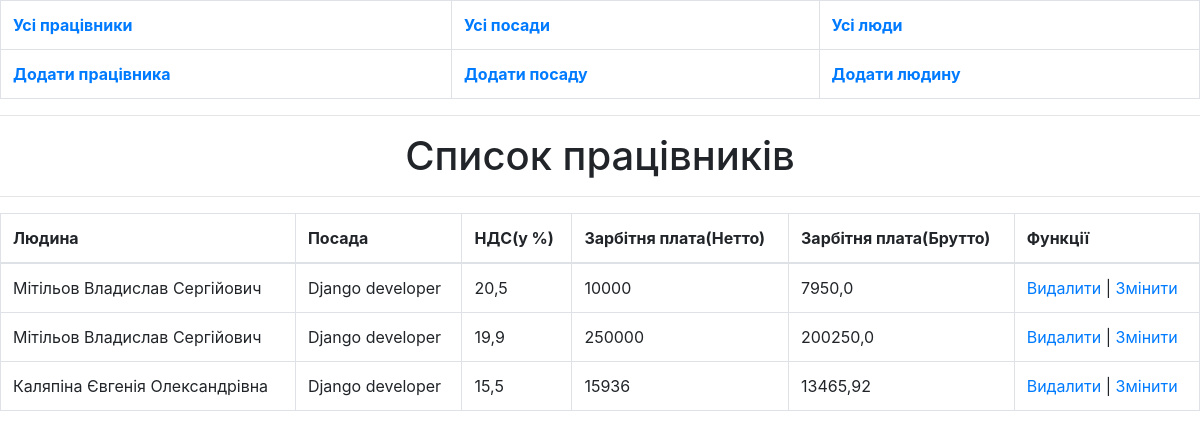
/employee/, run on an earlier commit of the app's database.
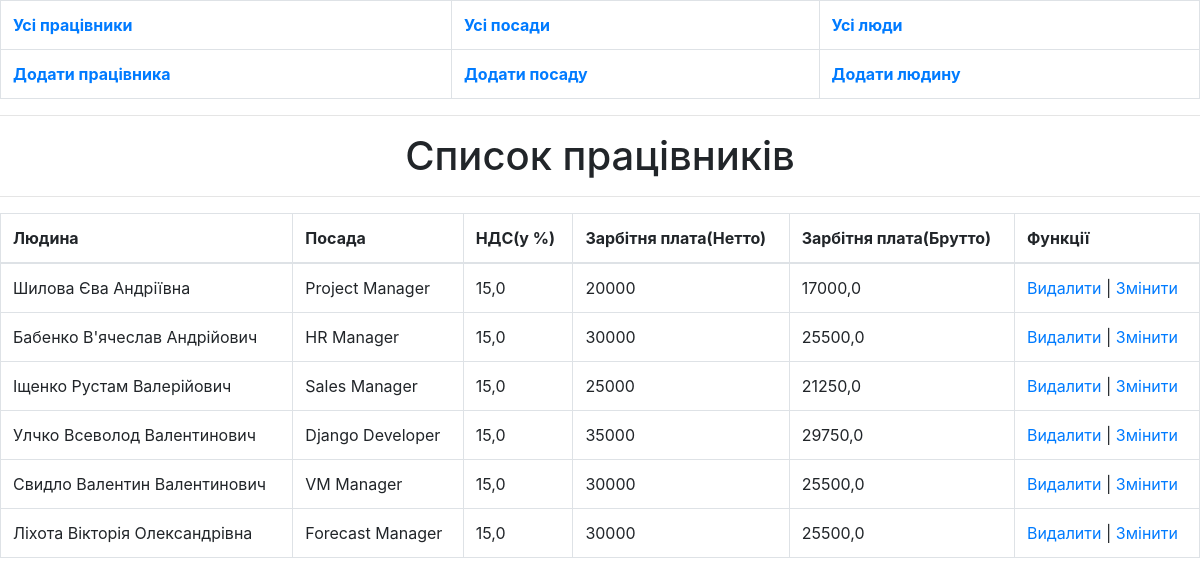
And on a later commit of the database.
### employee/models.py (models this page shows, shortened)
class Employee(models.Model):
    person = models.ForeignKey(Person, on_delete=models.CASCADE, verbose_name='Людина')
    position = models.ForeignKey(Position, on_delete=models.CASCADE, verbose_name='Посада')
    NDS = models.FloatField(validators=[MinValueValidator(0.0), MaxValueValidator(100.0)], verbose_name='НДС(у %)')
    salary = models.PositiveIntegerField(verbose_name='Заробітня плата')

class Person(models.Model):
    M = 'Чоловік'
    F = 'Жінка'
    SEX_CHOICES = [
        (M, M),
        (F, F),
    ]
    last_name = models.CharField(max_length=50, verbose_name='Прізвище')
    first_name = models.CharField(max_length=50, verbose_name="Ім'я")
    middle_name = models.CharField(max_length=50, verbose_name='По батькові')
    date = models.DateField(verbose_name='Дата народження')
    sex = models.CharField(max_length=10, choices=SEX_CHOICES, verbose_name='Стать')
    def __str__(self):
        return f'{self.last_name} {self.first_name} {self.middle_name}'

class Position(models.Model):
    name_position = models.CharField(max_length=100, verbose_name='Назва посади')
    count_hours_in_week = models.PositiveIntegerField(verbose_name='Кількість годин на тиждень')
    def __str__(self):
        return self.name_position

### employee/views.py (the view)
# urls.py: path('', include('employee.urls')),
def employee(request):
    employees = Employee.objects.all()
    return render(request, 'employee.html', {'employees': employees})

### employee/templatetags/my_filter.py (called while the page is built)
@register.filter(name='nds')
def nds(salary, nds):
    return salary * (100 - nds) / 100

### employee/templates/employee.html (shortened to what this page needs)
{% extends 'base.html' %}
{%block content%}
    {% load my_filter %}
<h1 class="text-center">Список працівників</h1>
<hr>
<table class="table table-bordered">
    <thead>
    <tr>
        <th>Людина</th>
        <th>Посада</th>
        <th>НДС(у %)</th>
        <th>Зарбітня плата(Нетто)</th>
        <th>Зарбітня плата(Брутто)</th>
        <th>Функції</th>
    </tr>
    </thead>
    {% for employee in employees %}
    <tr>
        <td>{{employee.person}}</td>
        <td>{{employee.position}}</td>
        <td>{{employee.NDS}}</td>
        <td>{{employee.salary}}</td>
        <td>{{employee.salary|nds:employee.NDS}}</td>
        <td>
            <a href="{% url 'employee_delete' employee.id %}">Видалити</a> |
            <a href="{% url 'employee_edit' employee.id %}">Змінити</a>
        </td>
    </tr>
    {% endfor %}
</table>
{% endblock %}

What changed in the data, as far as the page shows it:
removed Employee: person "Мітільов Владислав Сергійович", position "Django developer", NDS "20,5", salary "10000", salary|nds "7950,0"
removed Employee: person "Мітільов Владислав Сергійович", position "Django developer", NDS "19,9", salary "250000", salary|nds "200250,0"
removed Employee: person "Каляпіна Євгенія Олександрівна", position "Django developer", NDS "15,5", salary "15936", salary|nds "13465,92"
added Employee: person "Шилова Єва Андріївна", position "Project Manager", NDS "15,0", salary "20000", salary|nds "17000,0"
added Employee: person "Бабенко В'ячеслав Андрійович", position "HR Manager", NDS "15,0", salary "30000", salary|nds "25500,0"
added Employee: person "Іщенко Рустам Валерійович", position "Sales Manager", NDS "15,0", salary "25000", salary|nds "21250,0"
added Employee: person "Улчко Всеволод Валентинович", position "Django Developer", NDS "15,0", salary "35000", salary|nds "29750,0"
added Employee: person "Свидло Валентин Валентинович", position "VM Manager", NDS "15,0", salary "30000", salary|nds "25500,0"
added Employee: person "Ліхота Вікторія Олександрівна", position "Forecast Manager", NDS "15,0", salary "30000", salary|nds "25500,0"
